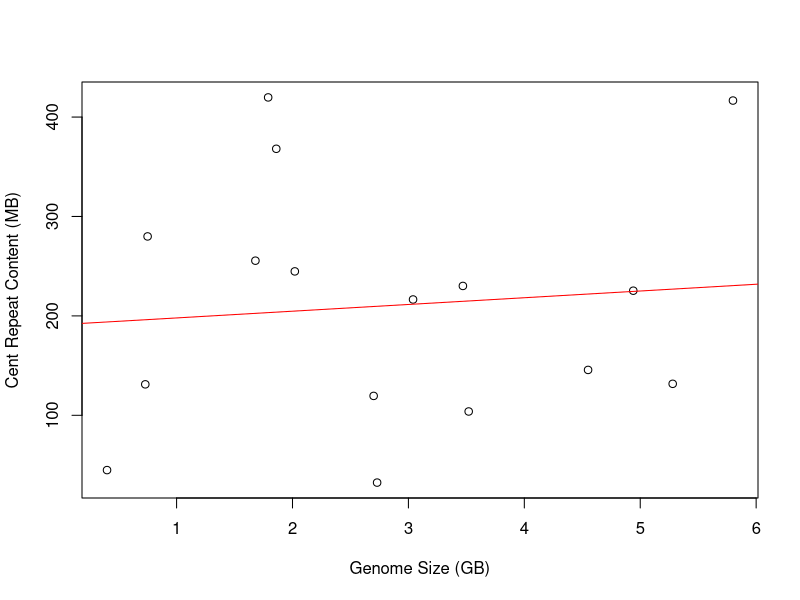
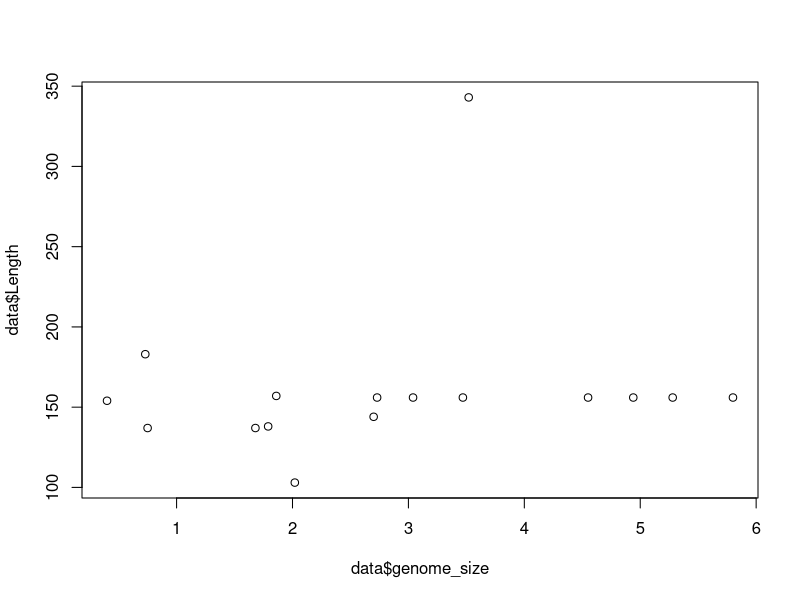

The R script that drew these images, in order: (Note: this script raises an error after producing the figures.)
setwd("~/Documents/Projects/Huff_CentromereEvo/Git_Huff_CentEvo/playdir/")

Orig <- read.csv("anepalRFM_assemblynames_forsubset.txt", header=FALSE)
remain <- read.csv("assemblynamesinDB_NEWknobs_vs_anepaltrf.txt", header=FALSE)
notknownrepeats <- as.data.frame(setdiff(Orig$V1, remain$V1))
write.csv(notknownrepeats,file = "nonNEWknob_anepal.csv")

###Start analyses for kinetichoreproject

setwd("~/Documents/Projects/Huff_CentromereEvo/Git_Huff_CentEvo/")

data<- read.csv("DataSheet_foranalysis.csv")
plot(data$Bignet_mb ~ data$genome_size, xlab="Genome Size (GB)", ylab="Cent Repeat Content (MB)")
abline(lm(data$Bignet_mb ~ data$genome_size), col="red")
cor.test(data$Bignet_mb, data$genome_size)

plot(data$genome_size, data$Length)

install.packages("Hmisc")
library(Hmisc)
rcorr(as.matrix(data))
hist(data$genome_size,breaks=10, col="lightblue", main="Histogram of Genome Size", xlab="Genome Size (GB)", ylab="")
hist(data$Bignet_mb)
